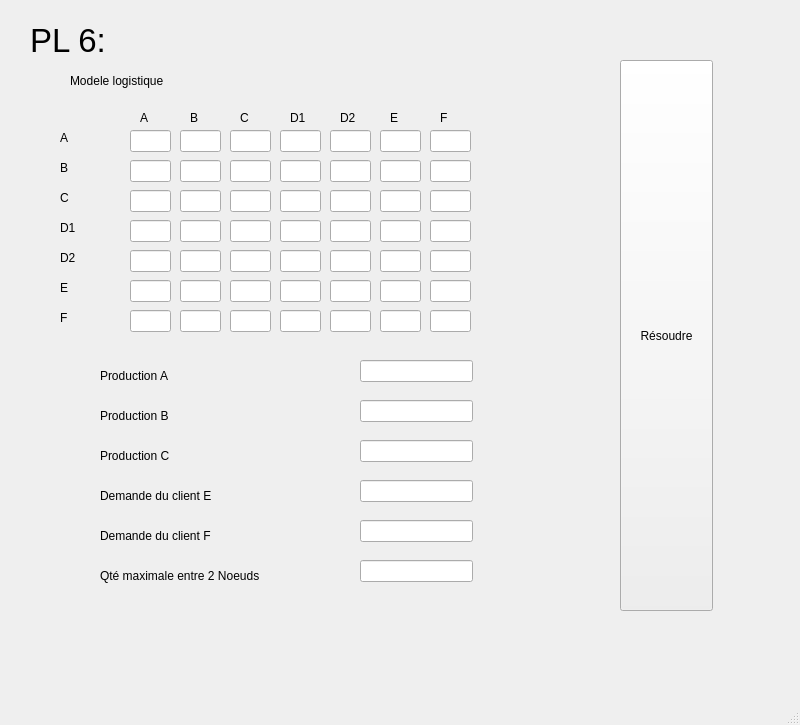
<?xml version="1.0" encoding="UTF-8"?>
<ui version="4.0">
 <class>MainWindow</class>
 <widget class="QMainWindow" name="MainWindow">
  <property name="geometry">
   <rect>
    <x>0</x>
    <y>0</y>
    <width>800</width>
    <height>725</height>
   </rect>
  </property>
  <property name="windowTitle">
   <string>MainWindow</string>
  </property>
  <widget class="QWidget" name="centralwidget">
   <widget class="QLabel" name="label">
    <property name="geometry">
     <rect>
      <x>30</x>
      <y>10</y>
      <width>121</width>
      <height>61</height>
     </rect>
    </property>
    <property name="font">
     <font>
      <pointsize>25</pointsize>
     </font>
    </property>
    <property name="text">
     <string>PL 6:</string>
    </property>
   </widget>
   <widget class="QPushButton" name="resoudre1">
    <property name="geometry">
     <rect>
      <x>620</x>
      <y>60</y>
      <width>93</width>
      <height>551</height>
     </rect>
    </property>
    <property name="text">
     <string>Résoudre</string>
    </property>
   </widget>
   <widget class="QLabel" name="label_2">
    <property name="geometry">
     <rect>
      <x>100</x>
      <y>360</y>
      <width>91</width>
      <height>31</height>
     </rect>
    </property>
    <property name="font">
     <font>
      <pointsize>9</pointsize>
     </font>
    </property>
    <property name="text">
     <string>Production A</string>
    </property>
   </widget>
   <widget class="QLabel" name="label_3">
    <property name="geometry">
     <rect>
      <x>100</x>
      <y>400</y>
      <width>91</width>
      <height>31</height>
     </rect>
    </property>
    <property name="font">
     <font>
      <pointsize>9</pointsize>
     </font>
    </property>
    <property name="text">
     <string>Production B</string>
    </property>
   </widget>
   <widget class="QLabel" name="label_4">
    <property name="geometry">
     <rect>
      <x>100</x>
      <y>440</y>
      <width>91</width>
      <height>31</height>
     </rect>
    </property>
    <property name="font">
     <font>
      <pointsize>9</pointsize>
     </font>
    </property>
    <property name="text">
     <string>Production C</string>
    </property>
   </widget>
   <widget class="QLabel" name="label_5">
    <property name="geometry">
     <rect>
      <x>100</x>
      <y>480</y>
      <width>141</width>
      <height>31</height>
     </rect>
    </property>
    <property name="font">
     <font>
      <pointsize>9</pointsize>
     </font>
    </property>
    <property name="text">
     <string>Demande du client E</string>
    </property>
   </widget>
   <widget class="QLabel" name="label_6">
    <property name="geometry">
     <rect>
      <x>100</x>
      <y>520</y>
      <width>141</width>
      <height>31</height>
     </rect>
    </property>
    <property name="font">
     <font>
      <pointsize>9</pointsize>
     </font>
    </property>
    <property name="text">
     <string>Demande du client F</string>
    </property>
   </widget>
   <widget class="QLabel" name="label_7">
    <property name="geometry">
     <rect>
      <x>100</x>
      <y>560</y>
      <width>201</width>
      <height>31</height>
     </rect>
    </property>
    <property name="font">
     <font>
      <pointsize>9</pointsize>
     </font>
    </property>
    <property name="text">
     <string>Qté maximale entre 2 Noeuds</string>
    </property>
   </widget>
   <widget class="QLineEdit" name="productionA">
    <property name="geometry">
     <rect>
      <x>360</x>
      <y>360</y>
      <width>113</width>
      <height>22</height>
     </rect>
    </property>
   </widget>
   <widget class="QLineEdit" name="productionB">
    <property name="geometry">
     <rect>
      <x>360</x>
      <y>400</y>
      <width>113</width>
      <height>22</height>
     </rect>
    </property>
   </widget>
   <widget class="QLineEdit" name="productionC">
    <property name="geometry">
     <rect>
      <x>360</x>
      <y>440</y>
      <width>113</width>
      <height>22</height>
     </rect>
    </property>
   </widget>
   <widget class="QLineEdit" name="demandeE">
    <property name="geometry">
     <rect>
      <x>360</x>
      <y>480</y>
      <width>113</width>
      <height>22</height>
     </rect>
    </property>
   </widget>
   <widget class="QLineEdit" name="demandeF">
    <property name="geometry">
     <rect>
      <x>360</x>
      <y>520</y>
      <width>113</width>
      <height>22</height>
     </rect>
    </property>
   </widget>
   <widget class="QLineEdit" name="qteMax">
    <property name="geometry">
     <rect>
      <x>360</x>
      <y>560</y>
      <width>113</width>
      <height>22</height>
     </rect>
    </property>
   </widget>
   <widget class="QLabel" name="label_8">
    <property name="geometry">
     <rect>
      <x>70</x>
      <y>70</y>
      <width>111</width>
      <height>21</height>
     </rect>
    </property>
    <property name="font">
     <font>
      <pointsize>9</pointsize>
     </font>
    </property>
    <property name="text">
     <string>Modele logistique</string>
    </property>
   </widget>
   <widget class="QLineEdit" name="lineEdit">
    <property name="geometry">
     <rect>
      <x>130</x>
      <y>130</y>
      <width>41</width>
      <height>22</height>
     </rect>
    </property>
   </widget>
   <widget class="QLineEdit" name="lineEdit_2">
    <property name="geometry">
     <rect>
      <x>180</x>
      <y>130</y>
      <width>41</width>
      <height>22</height>
     </rect>
    </property>
   </widget>
   <widget class="QLineEdit" name="lineEdit_3">
    <property name="geometry">
     <rect>
      <x>230</x>
      <y>130</y>
      <width>41</width>
      <height>22</height>
     </rect>
    </property>
   </widget>
   <widget class="QLineEdit" name="lineEdit_4">
    <property name="geometry">
     <rect>
      <x>280</x>
      <y>130</y>
      <width>41</width>
      <height>22</height>
     </rect>
    </property>
   </widget>
   <widget class="QLineEdit" name="lineEdit_5">
    <property name="geometry">
     <rect>
      <x>330</x>
      <y>130</y>
      <width>41</width>
      <height>22</height>
     </rect>
    </property>
   </widget>
   <widget class="QLineEdit" name="lineEdit_6">
    <property name="geometry">
     <rect>
      <x>380</x>
      <y>130</y>
      <width>41</width>
      <height>22</height>
     </rect>
    </property>
   </widget>
   <widget class="QLineEdit" name="lineEdit_7">
    <property name="geometry">
     <rect>
      <x>430</x>
      <y>130</y>
      <width>41</width>
      <height>22</height>
     </rect>
    </property>
   </widget>
   <widget class="QLineEdit" name="lineEdit_9">
    <property name="geometry">
     <rect>
      <x>230</x>
      <y>160</y>
      <width>41</width>
      <height>22</height>
     </rect>
    </property>
   </widget>
   <widget class="QLineEdit" name="lineEdit_10">
    <property name="geometry">
     <rect>
      <x>130</x>
      <y>160</y>
      <width>41</width>
      <height>22</height>
     </rect>
    </property>
   </widget>
   <widget class="QLineEdit" name="lineEdit_11">
    <property name="geometry">
     <rect>
      <x>430</x>
      <y>160</y>
      <width>41</width>
      <height>22</height>
     </rect>
    </property>
   </widget>
   <widget class="QLineEdit" name="lineEdit_12">
    <property name="geometry">
     <rect>
      <x>180</x>
      <y>160</y>
      <width>41</width>
      <height>22</height>
     </rect>
    </property>
   </widget>
   <widget class="QLineEdit" name="lineEdit_13">
    <property name="geometry">
     <rect>
      <x>330</x>
      <y>160</y>
      <width>41</width>
      <height>22</height>
     </rect>
    </property>
   </widget>
   <widget class="QLineEdit" name="lineEdit_14">
    <property name="geometry">
     <rect>
      <x>380</x>
      <y>160</y>
      <width>41</width>
      <height>22</height>
     </rect>
    </property>
   </widget>
   <widget class="QLineEdit" name="lineEdit_16">
    <property name="geometry">
     <rect>
      <x>280</x>
      <y>160</y>
      <width>41</width>
      <height>22</height>
     </rect>
    </property>
   </widget>
   <widget class="QLineEdit" name="lineEdit_17">
    <property name="geometry">
     <rect>
      <x>230</x>
      <y>190</y>
      <width>41</width>
      <height>22</height>
     </rect>
    </property>
   </widget>
   <widget class="QLineEdit" name="lineEdit_18">
    <property name="geometry">
     <rect>
      <x>130</x>
      <y>190</y>
      <width>41</width>
      <height>22</height>
     </rect>
    </property>
   </widget>
   <widget class="QLineEdit" name="lineEdit_19">
    <property name="geometry">
     <rect>
      <x>430</x>
      <y>190</y>
      <width>41</width>
      <height>22</height>
     </rect>
    </property>
   </widget>
   <widget class="QLineEdit" name="lineEdit_20">
    <property name="geometry">
     <rect>
      <x>180</x>
      <y>190</y>
      <width>41</width>
      <height>22</height>
     </rect>
    </property>
   </widget>
   <widget class="QLineEdit" name="lineEdit_21">
    <property name="geometry">
     <rect>
      <x>330</x>
      <y>190</y>
      <width>41</width>
      <height>22</height>
     </rect>
    </property>
   </widget>
   <widget class="QLineEdit" name="lineEdit_22">
    <property name="geometry">
     <rect>
      <x>380</x>
      <y>190</y>
      <width>41</width>
      <height>22</height>
     </rect>
    </property>
   </widget>
   <widget class="QLineEdit" name="lineEdit_24">
    <property name="geometry">
     <rect>
      <x>280</x>
      <y>190</y>
      <width>41</width>
      <height>22</height>
     </rect>
    </property>
   </widget>
   <widget class="QLineEdit" name="lineEdit_25">
    <property name="geometry">
     <rect>
      <x>230</x>
      <y>220</y>
      <width>41</width>
      <height>22</height>
     </rect>
    </property>
   </widget>
   <widget class="QLineEdit" name="lineEdit_26">
    <property name="geometry">
     <rect>
      <x>130</x>
      <y>220</y>
      <width>41</width>
      <height>22</height>
     </rect>
    </property>
   </widget>
   <widget class="QLineEdit" name="lineEdit_27">
    <property name="geometry">
     <rect>
      <x>430</x>
      <y>220</y>
      <width>41</width>
      <height>22</height>
     </rect>
    </property>
   </widget>
   <widget class="QLineEdit" name="lineEdit_28">
    <property name="geometry">
     <rect>
      <x>180</x>
      <y>220</y>
      <width>41</width>
      <height>22</height>
     </rect>
    </property>
   </widget>
   <widget class="QLineEdit" name="lineEdit_29">
    <property name="geometry">
     <rect>
      <x>330</x>
      <y>220</y>
      <width>41</width>
      <height>22</height>
     </rect>
    </property>
   </widget>
   <widget class="QLineEdit" name="lineEdit_30">
    <property name="geometry">
     <rect>
      <x>380</x>
      <y>220</y>
      <width>41</width>
      <height>22</height>
     </rect>
    </property>
   </widget>
   <widget class="QLineEdit" name="lineEdit_32">
    <property name="geometry">
     <rect>
      <x>280</x>
      <y>220</y>
      <width>41</width>
      <height>22</height>
     </rect>
    </property>
   </widget>
   <widget class="QLineEdit" name="lineEdit_33">
    <property name="geometry">
     <rect>
      <x>230</x>
      <y>250</y>
      <width>41</width>
      <height>22</height>
     </rect>
    </property>
   </widget>
   <widget class="QLineEdit" name="lineEdit_34">
    <property name="geometry">
     <rect>
      <x>130</x>
      <y>250</y>
      <width>41</width>
      <height>22</height>
     </rect>
    </property>
   </widget>
   <widget class="QLineEdit" name="lineEdit_35">
    <property name="geometry">
     <rect>
      <x>430</x>
      <y>250</y>
      <width>41</width>
      <height>22</height>
     </rect>
    </property>
   </widget>
   <widget class="QLineEdit" name="lineEdit_36">
    <property name="geometry">
     <rect>
      <x>180</x>
      <y>250</y>
      <width>41</width>
      <height>22</height>
     </rect>
    </property>
   </widget>
   <widget class="QLineEdit" name="lineEdit_37">
    <property name="geometry">
     <rect>
      <x>330</x>
      <y>250</y>
      <width>41</width>
      <height>22</height>
     </rect>
    </property>
   </widget>
   <widget class="QLineEdit" name="lineEdit_38">
    <property name="geometry">
     <rect>
      <x>380</x>
      <y>250</y>
      <width>41</width>
      <height>22</height>
     </rect>
    </property>
   </widget>
   <widget class="QLineEdit" name="lineEdit_40">
    <property name="geometry">
     <rect>
      <x>280</x>
      <y>250</y>
      <width>41</width>
      <height>22</height>
     </rect>
    </property>
   </widget>
   <widget class="QLineEdit" name="lineEdit_41">
    <property name="geometry">
     <rect>
      <x>230</x>
      <y>280</y>
      <width>41</width>
      <height>22</height>
     </rect>
    </property>
   </widget>
   <widget class="QLineEdit" name="lineEdit_42">
    <property name="geometry">
     <rect>
      <x>130</x>
      <y>280</y>
      <width>41</width>
      <height>22</height>
     </rect>
    </property>
   </widget>
   <widget class="QLineEdit" name="lineEdit_43">
    <property name="geometry">
     <rect>
      <x>430</x>
      <y>280</y>
      <width>41</width>
      <height>22</height>
     </rect>
    </property>
   </widget>
   <widget class="QLineEdit" name="lineEdit_44">
    <property name="geometry">
     <rect>
      <x>180</x>
      <y>280</y>
      <width>41</width>
      <height>22</height>
     </rect>
    </property>
   </widget>
   <widget class="QLineEdit" name="lineEdit_45">
    <property name="geometry">
     <rect>
      <x>330</x>
      <y>280</y>
      <width>41</width>
      <height>22</height>
     </rect>
    </property>
   </widget>
   <widget class="QLineEdit" name="lineEdit_46">
    <property name="geometry">
     <rect>
      <x>380</x>
      <y>280</y>
      <width>41</width>
      <height>22</height>
     </rect>
    </property>
   </widget>
   <widget class="QLineEdit" name="lineEdit_48">
    <property name="geometry">
     <rect>
      <x>280</x>
      <y>280</y>
      <width>41</width>
      <height>22</height>
     </rect>
    </property>
   </widget>
   <widget class="QLineEdit" name="lineEdit_49">
    <property name="geometry">
     <rect>
      <x>230</x>
      <y>310</y>
      <width>41</width>
      <height>22</height>
     </rect>
    </property>
   </widget>
   <widget class="QLineEdit" name="lineEdit_50">
    <property name="geometry">
     <rect>
      <x>130</x>
      <y>310</y>
      <width>41</width>
      <height>22</height>
     </rect>
    </property>
   </widget>
   <widget class="QLineEdit" name="lineEdit_51">
    <property name="geometry">
     <rect>
      <x>430</x>
      <y>310</y>
      <width>41</width>
      <height>22</height>
     </rect>
    </property>
   </widget>
   <widget class="QLineEdit" name="lineEdit_52">
    <property name="geometry">
     <rect>
      <x>180</x>
      <y>310</y>
      <width>41</width>
      <height>22</height>
     </rect>
    </property>
   </widget>
   <widget class="QLineEdit" name="lineEdit_53">
    <property name="geometry">
     <rect>
      <x>330</x>
      <y>310</y>
      <width>41</width>
      <height>22</height>
     </rect>
    </property>
   </widget>
   <widget class="QLineEdit" name="lineEdit_54">
    <property name="geometry">
     <rect>
      <x>380</x>
      <y>310</y>
      <width>41</width>
      <height>22</height>
     </rect>
    </property>
   </widget>
   <widget class="QLineEdit" name="lineEdit_56">
    <property name="geometry">
     <rect>
      <x>280</x>
      <y>310</y>
      <width>41</width>
      <height>22</height>
     </rect>
    </property>
   </widget>
   <widget class="QLabel" name="label_9">
    <property name="geometry">
     <rect>
      <x>60</x>
      <y>130</y>
      <width>55</width>
      <height>16</height>
     </rect>
    </property>
    <property name="text">
     <string>A</string>
    </property>
   </widget>
   <widget class="QLabel" name="label_10">
    <property name="geometry">
     <rect>
      <x>60</x>
      <y>160</y>
      <width>55</width>
      <height>16</height>
     </rect>
    </property>
    <property name="text">
     <string>B</string>
    </property>
   </widget>
   <widget class="QLabel" name="label_11">
    <property name="geometry">
     <rect>
      <x>60</x>
      <y>190</y>
      <width>55</width>
      <height>16</height>
     </rect>
    </property>
    <property name="text">
     <string>C</string>
    </property>
   </widget>
   <widget class="QLabel" name="label_12">
    <property name="geometry">
     <rect>
      <x>60</x>
      <y>220</y>
      <width>55</width>
      <height>16</height>
     </rect>
    </property>
    <property name="text">
     <string>D1</string>
    </property>
   </widget>
   <widget class="QLabel" name="label_13">
    <property name="geometry">
     <rect>
      <x>60</x>
      <y>250</y>
      <width>55</width>
      <height>16</height>
     </rect>
    </property>
    <property name="text">
     <string>D2</string>
    </property>
   </widget>
   <widget class="QLabel" name="label_14">
    <property name="geometry">
     <rect>
      <x>60</x>
      <y>280</y>
      <width>55</width>
      <height>16</height>
     </rect>
    </property>
    <property name="text">
     <string>E</string>
    </property>
   </widget>
   <widget class="QLabel" name="label_15">
    <property name="geometry">
     <rect>
      <x>60</x>
      <y>310</y>
      <width>55</width>
      <height>16</height>
     </rect>
    </property>
    <property name="text">
     <string>F</string>
    </property>
   </widget>
   <widget class="QLabel" name="label_16">
    <property name="geometry">
     <rect>
      <x>140</x>
      <y>110</y>
      <width>55</width>
      <height>16</height>
     </rect>
    </property>
    <property name="text">
     <string>A</string>
    </property>
   </widget>
   <widget class="QLabel" name="label_17">
    <property name="geometry">
     <rect>
      <x>190</x>
      <y>110</y>
      <width>55</width>
      <height>16</height>
     </rect>
    </property>
    <property name="text">
     <string>B</string>
    </property>
   </widget>
   <widget class="QLabel" name="label_18">
    <property name="geometry">
     <rect>
      <x>240</x>
      <y>110</y>
      <width>55</width>
      <height>16</height>
     </rect>
    </property>
    <property name="text">
     <string>C</string>
    </property>
   </widget>
   <widget class="QLabel" name="label_19">
    <property name="geometry">
     <rect>
      <x>290</x>
      <y>110</y>
      <width>55</width>
      <height>16</height>
     </rect>
    </property>
    <property name="text">
     <string>D1</string>
    </property>
   </widget>
   <widget class="QLabel" name="label_20">
    <property name="geometry">
     <rect>
      <x>340</x>
      <y>110</y>
      <width>55</width>
      <height>16</height>
     </rect>
    </property>
    <property name="text">
     <string>D2</string>
    </property>
   </widget>
   <widget class="QLabel" name="label_21">
    <property name="geometry">
     <rect>
      <x>390</x>
      <y>110</y>
      <width>55</width>
      <height>16</height>
     </rect>
    </property>
    <property name="text">
     <string>E</string>
    </property>
   </widget>
   <widget class="QLabel" name="label_22">
    <property name="geometry">
     <rect>
      <x>440</x>
      <y>110</y>
      <width>55</width>
      <height>16</height>
     </rect>
    </property>
    <property name="text">
     <string>F</string>
    </property>
   </widget>
  </widget>
  <widget class="QMenuBar" name="menubar">
   <property name="geometry">
    <rect>
     <x>0</x>
     <y>0</y>
     <width>800</width>
     <height>26</height>
    </rect>
   </property>
  </widget>
  <widget class="QStatusBar" name="statusbar"/>
 </widget>
 <resources/>
 <connections/>
</ui>
